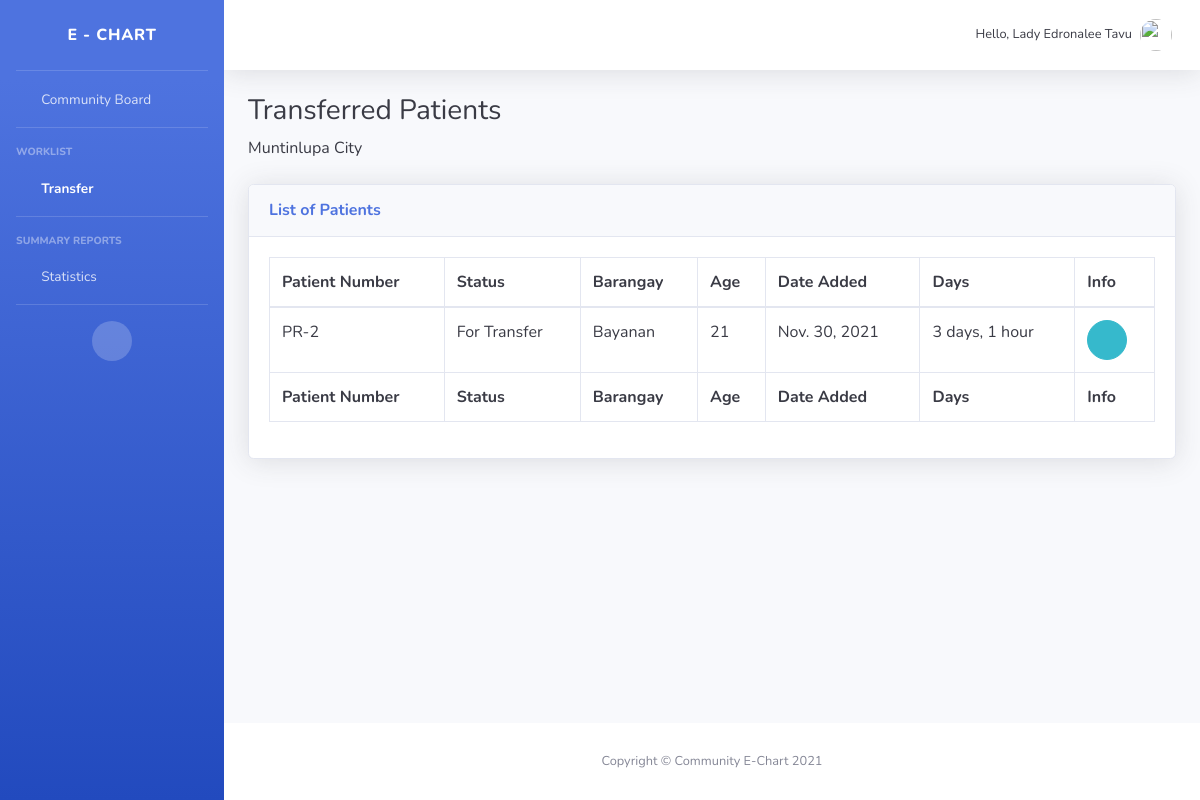
Page /transfer/ (signed in) on the earlier database version.
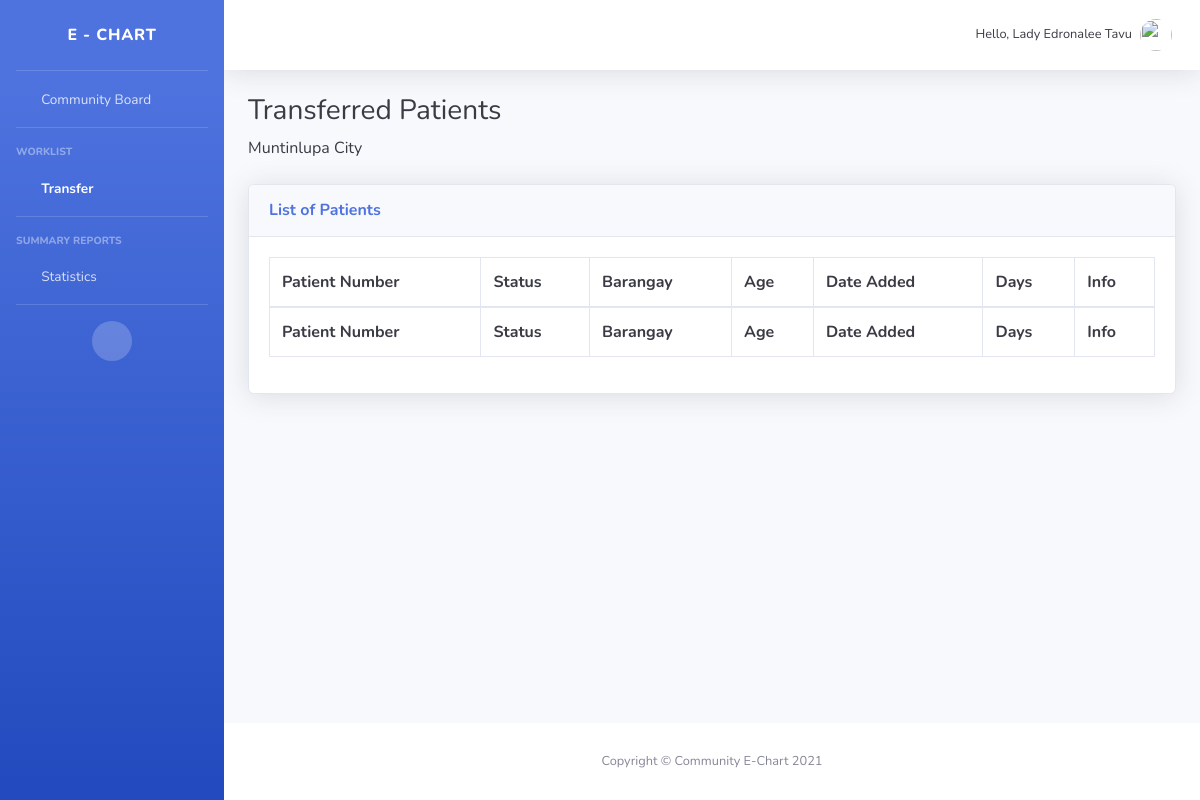
Same page on the later database version.
### chart/models.py (models this page shows, shortened)
class Patient(models.Model):
    GENDER = (
                ('Male', 'Male'),
                ('Female', 'Female'),
    )
    BARANGAY = (
                    ('Alabang', 'Alabang'),
                    ('Ayala-Alabang', 'Ayala-Alabang'),
                    ('Bayanan', 'Bayanan'),
                    ('Buli', 'Buli'),
                    ('Cupang', 'Cupang'),
                    ('Poblacion', 'Poblacion'),
                    ('Putatan', 'Putatan'),
                    ('Sucat', 'Sucat'),
                    ('Tunasan', 'Tunasan'),
    )
    CITY = (
                ('Muntinlupa', 'Muntinlupa'),
    )
    FIRSTDOSE = (
                    ('Yes', 'Yes'),
                    ('No', 'No'),
    )
    SECONDDOSE = (
                    ('Yes', 'Yes'),
                    ('No', 'No'),
    )
    TELEMEDICINE = (
                        ('TelAventusMD', 'TelAventusMD'),
                        ('SeeYouDoc', 'SeeYouDoc'),
                        ('MedCheck', 'MedCheck'),
                        ('TeliMed', 'TeliMed'),
                        ('KonsultaMD', 'KonsultaMD'),
                        ('CloudPx', 'CloudPx'),
                        ('HealthNow', 'HealthNow'),
    )
    ANTIGENRESULT = (
                    ('Positive', 'Positive'),
                    ('Negative', 'Negative'),
    )
    RTPCRRESULT = (
                    ('Positive', 'Positive'),
                    ('Negative', 'Negative'),
    )
    XRAY = (
                    ('Chest Xray', 'Chest Xray'),
                    ('Film Array', 'Film Array'),
    )
    STATUS = (
                    ('For Monitoring', 'For Monitoring'),
                    ('For Referral', 'For Referral'),
                    ('For Transfer', 'For Transfer')
    )
    VACCINE = (
                    ('None', 'None'),
                    ('CoronaVac (Sinovac)', 'CoronaVac (Sinovac)'),
                    ('Gamaleya Sputnik V', 'Gamaleya Sputnik V'),
                    ('Johnson and Johnson\'s Janssen', 'Johnson and Johnson\'s Janssen'),
                    ('Bharat BioTech', 'Bharat BioTech'),
                    ('Moderna', 'Moderna'),
                    ('Sinopharm', 'Sinopharm')
    )
    name = models.CharField(max_length=200, null=True)
    age = models.CharField(max_length=200, null=True)
    gender = models.CharField(max_length=200, null=True, choices=GENDER)
    address = models.CharField(max_length=200, null=True)
    barangay = models.CharField(max_length=200, null=True, choices=BARANGAY)
    city = models.CharField(max_length=200, null=True, choices=CITY)
    numchild = models.CharField(max_length=200, null=True, blank=True)
    namechild = models.CharField(max_length=200, null=True, blank=True)
    contactnumber = models.CharField(max_length=200, null=True)
    email = models.CharField(max_length=200, null=True)
    vaccine = models.CharField(max_length=200, null=True, choices=VACCINE)
    firstdose = models.CharField(max_length=200, null=True, choices=FIRSTDOSE)
    seconddose = models.CharField(max_length=200, null=True, choices=SECONDDOSE)
    fdosedate = models.DateField(null=True, blank=True)
    sdosedate = models.DateField(null=True, blank=True)
    telemedicine = models.CharField(max_length=200, null=True, choices=TELEMEDICINE)
    antigenresult = models.CharField(max_length=200, null=True, choices=ANTIGENRESULT)
    antigendate = models.DateField(null=True)
    antigenfile = models.ImageField(verbose_name= "antigenfile", null = True, blank=True, upload_to = "pic_uploads/")
    rtpcrresult = models.CharField(max_length=200, null=True, choices=RTPCRRESULT)
    rtpcrdate = models.DateField(null=True)
    rtpcrfile = models.ImageField(verbose_name= "rtpcrfile", null = True, blank=True, upload_to = "pic_uploads/")
    xray = models.CharField(max_length=200, null=True, choices=XRAY)
    xraydate = models.DateField(null=True)
    xrayfile = models.ImageField(verbose_name= "xrayfile", null = True, blank=True, upload_to = "pic_uploads/")
    status = models.CharField(max_length=200, null=True, choices=STATUS)
    date_created = models.DateTimeField(auto_now_add=True, null=True)
    bmiheight = models.FloatField(max_length=200, null=True)
    bmiweight = models.FloatField(max_length=200, null=True)
    finalbmi = models.FloatField(max_length=200, null=True)
    QUESTION3 = (
                    ('Yes', 'Yes'),
                    ('No', 'No'),
    )
    QUESTION4 = (
                    ('Yes', 'Yes'),
                    ('No', 'No'),
    )
    startdate = models.DateField(null=True)
    lastdate = models.DateField(null=True)
    question3 = models.CharField(max_length=200, null=True, choices=QUESTION3)
    question4 = models.CharField(max_length=200, null=True, choices=QUESTION4)
    question5 = models.CharField(max_length=200, null=True)
    @property
    def is_recent(self):
        return (self.date_created + timedelta(days=14)) > datetime.today()

### chart/views.py (the view)
# urls.py: path('transfer/', views.transfer, name="transfer"),
@login_required(login_url='login')
def transfer(request):
    patients = Patient.objects.filter(status='For Transfer')
    return render(request, 'chart/transfer.html', {'patients':patients})

### account/models.py (called while the page is built)
    def getFullName(self):
        return str(self.firstname + " " + self.lastname).title()

    def is_Doctor(self):
        return self.groups.filter(name="Doctors").exists()

    def is_LGU(self):
        return self.groups.filter(name="LGU Employees").exists()

### chart/templates/chart/transfer.html
{% extends 'chart/navbar.html' %}
{% load static %}
{% block content %}
                    <h1 class="h3 mb-2 text-gray-900">Transferred Patients</h1>
                    <p class="mb-4 text-gray-900">Muntinlupa City</p>
                    <div class="card shadow mb-4">
                        <div class="card-header py-3">
                            <h6 class="m-0 font-weight-bold text-primary">List of Patients</h6>
                        </div>
                        <div class="card-body">
                            <div class="table-responsive">
                                <table class="table table-bordered text-gray-900" id="dataTable" width="100%" cellspacing="0">
                                    <thead>
                                        <tr>
                                            <th>Patient Number</th>
                                            <th>Status</th>
                                            <th>Barangay</th>
                                            <th>Age</th>
                                            <th>Date Added</th>
                                            <th>Days</th>
                                            <th>Info</th>
                                        </tr>
                                    </thead>
                                    <tfoot>
                                        <tr>
                                            <th>Patient Number</th>
                                            <th>Status</th>
                                            <th>Barangay</th>
                                            <th>Age</th>
                                            <th>Date Added</th>
                                            <th>Days</th>
                                            <th>Info</th>
                                        </tr>
                                    </tfoot>
                                    <tbody>
                                        {% for i in patients %}
                                        {% if i.is_recent %}
                                            <tr>
                                                <td>PR-{{i.id}}</td>
                                                <td>{{i.status}}</td>
                                                <td>{{i.barangay}}</td>
                                                <td>{{i.age}}</td>
                                                <td>{{i.date_created.date}}</td>
                                                <td>{{i.date_created|timesince}}</td>
                                                <td><a href="{% url 'patientinfo' i.id %}" class="btn btn-info btn-circle"><i class="fas fa-info-circle"></i></a></td>
                                            </tr>
                                        {% endif %}
                                        {% endfor %}
                                    </tbody>
                                </table>
                            </div>
                        </div>
                    </div>
{% endblock content %}

Differences in the rows shown:
removed Patient: id "2", status "For Transfer", barangay "Bayanan", age "21", date_created "Nov. 30, 2021", date_created "3 days, 1 hour"
